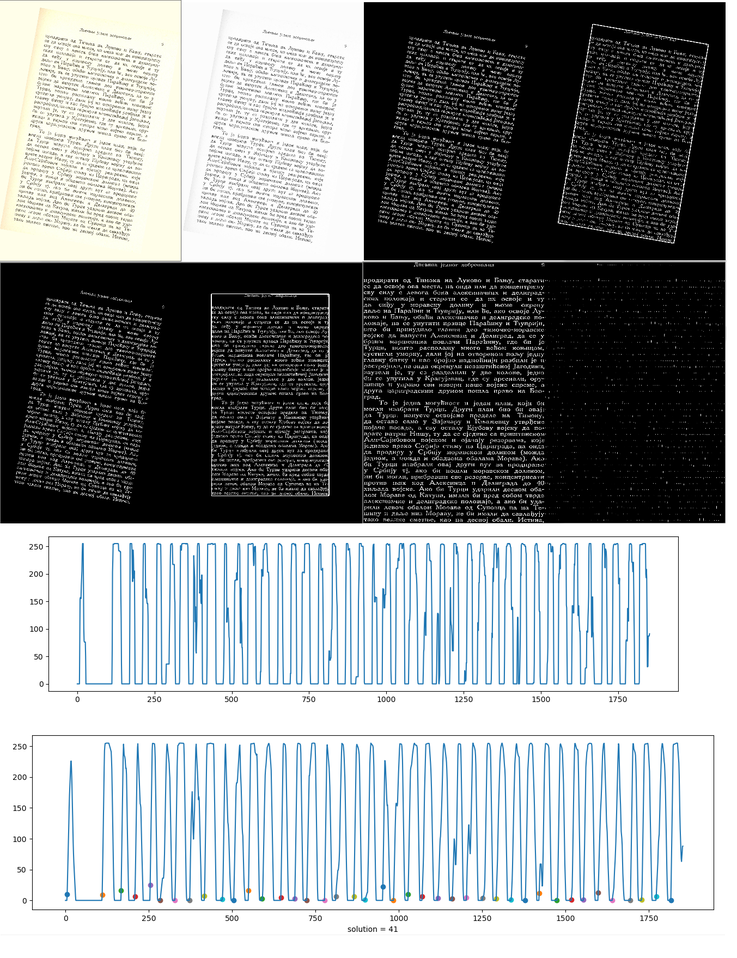
#> input picture 3 Line processor/process.png, 737 x 958 px, shrunk from 1353 x 1759 before the run
$ python lines.py
#> lines starting #> are read from the running program, lines starting #| are printed output that depends on the picture; after the words box and inside, x2 and y2 are one past the last pixel; in counts of white or black regions, pixels touching at a corner belong together
#> the answer given: process.png
#> further down, img is the input picture: shape (958, 737, 3); mean B, G, R 152.8, 151.1, 147.2
import cv2 as cv
import numpy as np

def count_lines(img):
    """Return the number of lines in the document."""
    # convert to black and white
    img_gray = cv.cvtColor(img, cv.COLOR_BGR2GRAY)
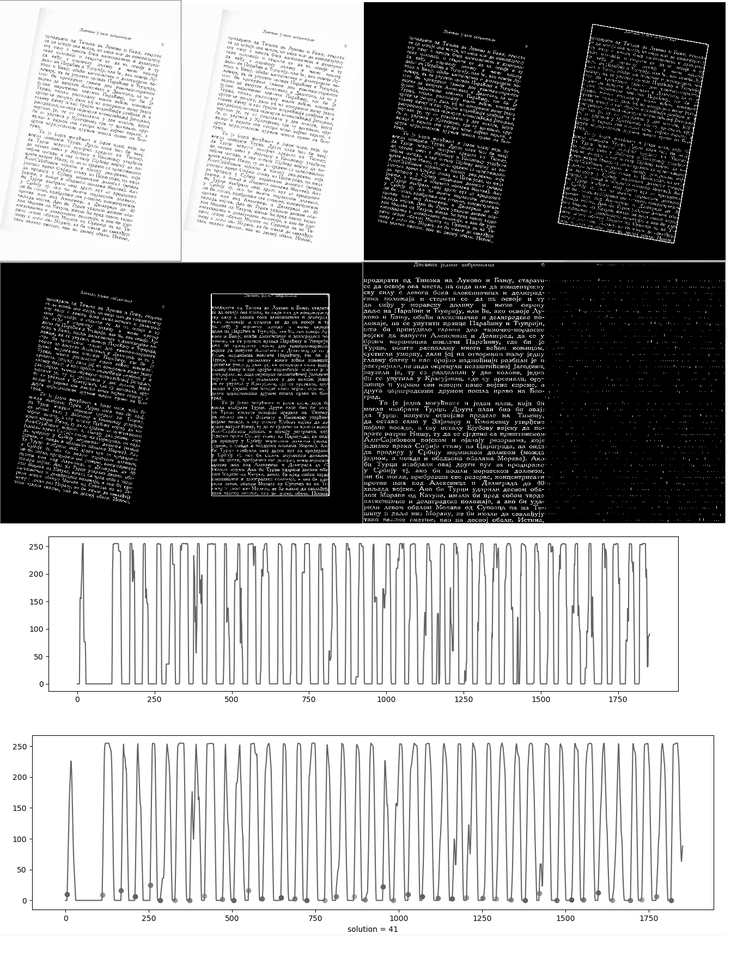
#> img_gray: shape (958, 737); min 0, max 255, mean 150.1
    img_bw = cv.adaptiveThreshold(img_gray, 255, cv.ADAPTIVE_THRESH_GAUSSIAN_C,
                                  cv.THRESH_BINARY_INV, 25, 29)
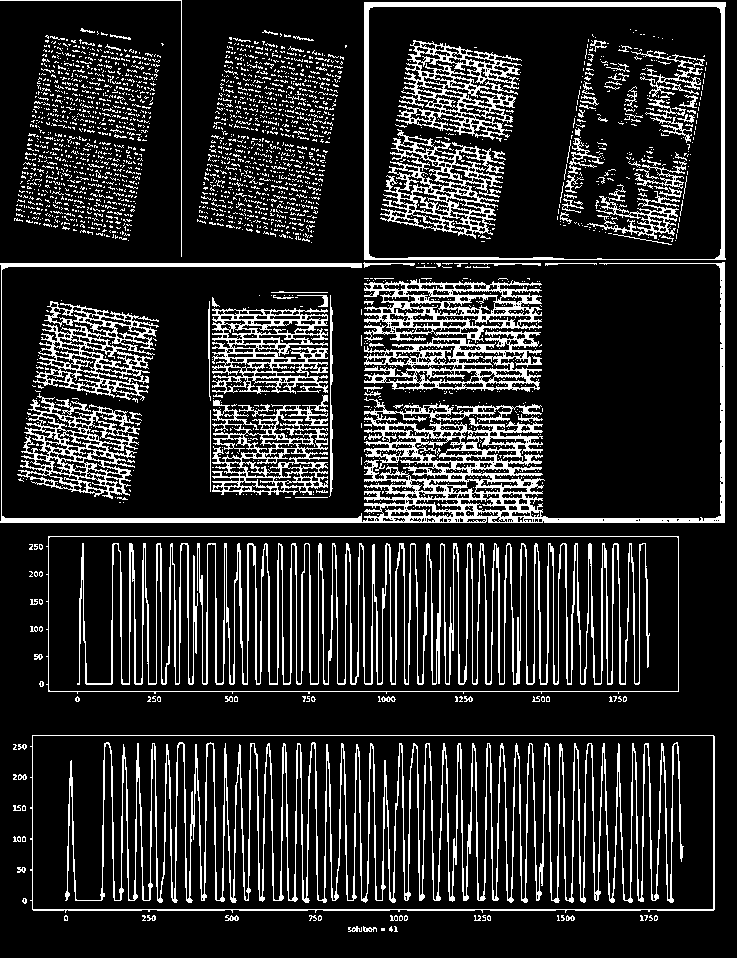
#> img_bw: shape (958, 737); 16.8% white in thin lines or dots
    # do a strong opening to remove noise and find bounding box
    img_bw_denoise = cv.morphologyEx(img_bw.copy(), cv.MORPH_OPEN, np.ones((3, 3), np.uint8))
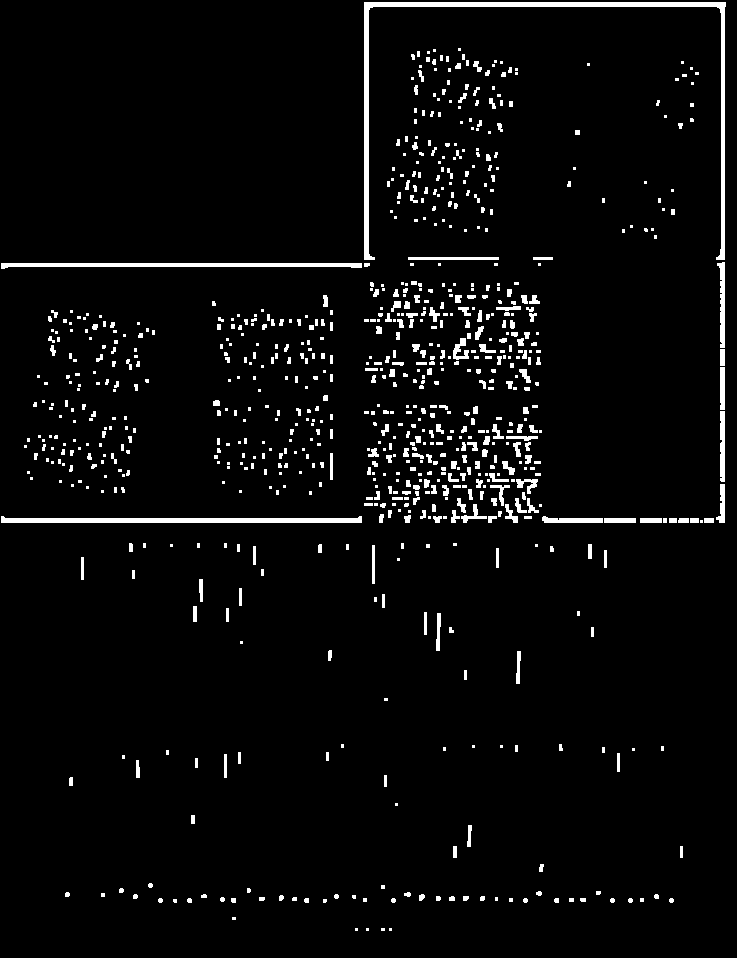
#> img_bw_denoise: shape (958, 737); 3.9% white; 817 white regions (475 under 20 px), largest, box (x1, y1, x2, y2) and area: (364, 2, 726, 260) 4152, (1, 516, 362, 523) 1819, (1, 263, 362, 269) 1466
    white_pixels = np.where(img_bw_denoise == 255)
#> white_pixels = 27418 positions, rows 2 to 930, columns 1 to 725
    coords = np.column_stack((white_pixels[1], white_pixels[0]))
#> coords = 27418 pairs, first value 1 to 725, second value 2 to 930
    rect = cv.minAreaRect(coords)
#> rect = ((363, 466), (928, 724), -90)
    box = np.int0(np.around(cv.boxPoints(rect)))
#> box = [[725, 930], [1, 930], [1, 2], [725, 2]]
    # create a rotation matrix to fix skew
    ang = -(90 + rect[2]) if rect[2] < -45 else -rect[2]
#> ang = 0
    (height, width) = img_bw_denoise.shape[:2]
#> height = 958; width = 737
    center = (width // 2, height // 2)
#> center = (368, 479)
    matrix = cv.getRotationMatrix2D(center, -ang, 1.0)
#> matrix = [[1, 0, 0], [0, 1, 0]]
    # do a weaker opening and rotate the image
    img_bw_curr = cv.morphologyEx(img_bw, cv.MORPH_OPEN, np.ones((2, 2), np.uint8))
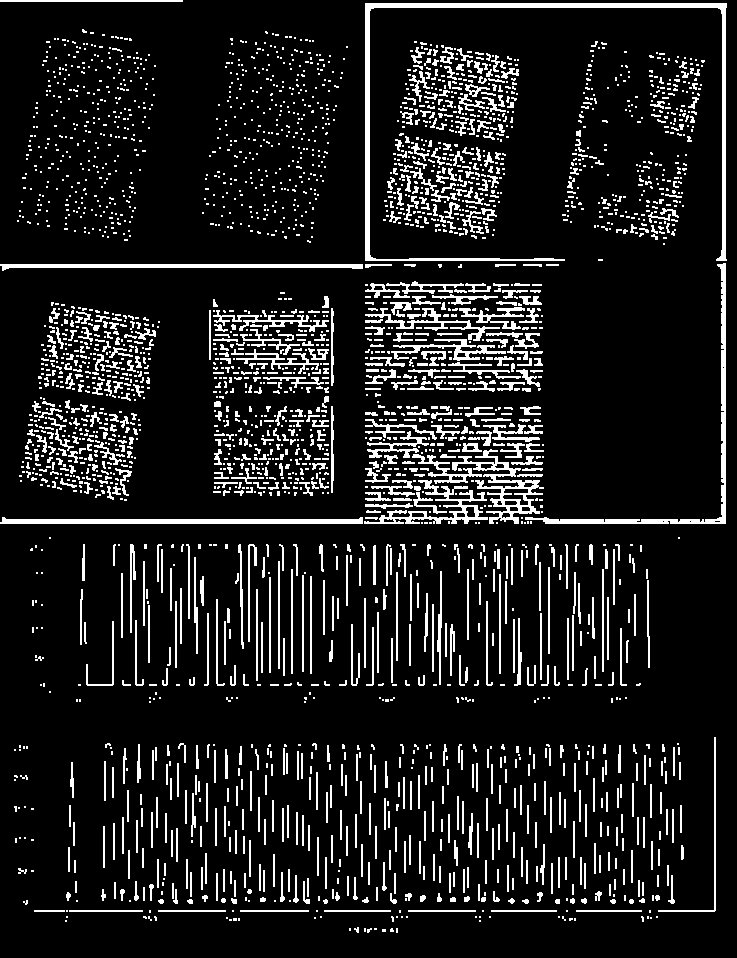
#> img_bw_curr: shape (958, 737); 11.6% white in thin lines or dots
    box_rotated = cv.transform(np.array([box]), matrix)
#> box_rotated = [[725, 930], [1, 930], [1, 2], [725, 2]]
    img_bw_rot = cv.warpAffine(img_bw_curr, matrix, (width, height),
                               flags=cv.INTER_CUBIC, borderMode=cv.BORDER_REPLICATE)
    # crop the image, remove parts outside the bounding box
    top_left = np.min(np.min(box_rotated, axis=1), axis=0)
#> top_left = [1, 2]
    bot_right = np.max(np.max(box_rotated, axis=1), axis=0)
#> bot_right = [725, 930]
    img_cropped = img_bw_rot[top_left[1]:bot_right[1], top_left[0]:bot_right[0]]
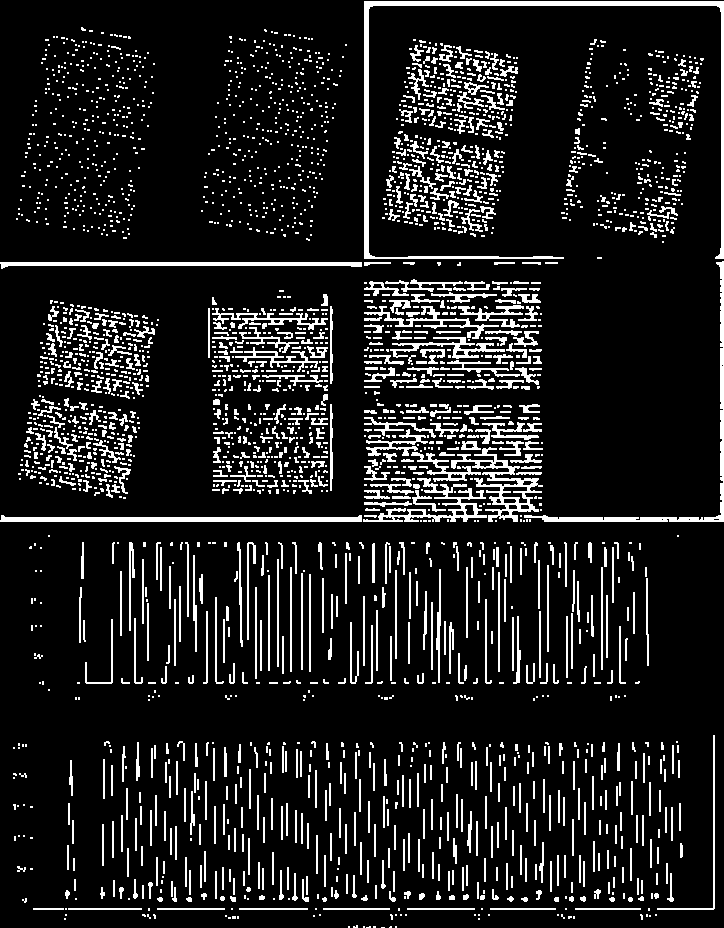
#> img_cropped: shape (928, 724); 12% white in thin lines or dots
    # do a vertical erosion to separate lines
    img_final = cv.erode(img_cropped, np.ones((15, 1), np.uint8), iterations=1)
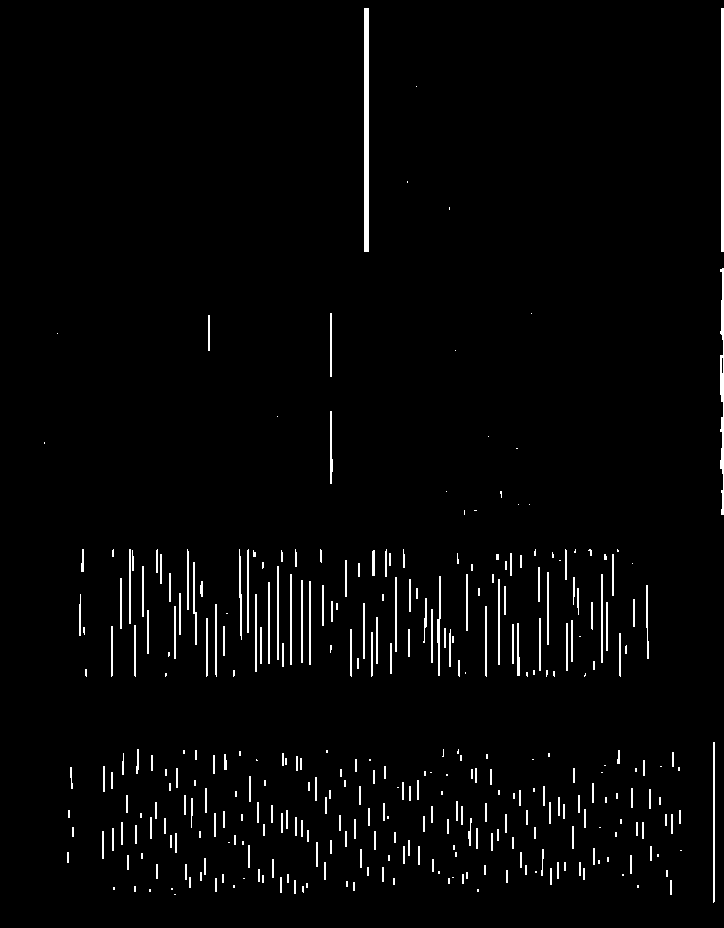
#> img_final: shape (928, 724); 2.4% white in thin lines or dots
    # extract the average of lightest 4 pixels from every row
    # this way short rows don't have a disadvantage but we are less
    # resistant to noise, so we have to do good noise removal
    vals = []
    for row in img_final:
        ind = np.argpartition(row, -4)[-4:]
        avg_good = np.average(row[ind])
        vals.append(int(np.around(avg_good)))
#> this loop made 928 passes
#> (ind, avg_good) on passes 1 to 3: ([240, 238, 239, 723], 0), ([240, 238, 239, 723], 0), ([240, 238, 239, 723], 0)
#> after the loop, vals = 928 values, max 255 at index 8, min 0 at index 0, mean 200.7
    # do some trivial smoothing
    vals_smooth = []
    for i, _ in enumerate(vals):
        left = max(0, i-3)
        right = min(len(vals), i+3+1)
        vals_smooth.append(np.average(vals[left:right]))
#> this loop made 928 passes
#> left on passes 1 to 3: 0, 0, 0
#> after the loop, vals_smooth = 928 values, max 255 at index 11, min 0 at index 0, mean 200.7
    # count rising edges and return the result
    cnt = 0
    for i, val_i in enumerate(vals_smooth):
        if val_i > 0 and (i == 0 or vals_smooth[i-1] == 0):
            cnt += 1
#> this loop made 928 passes
#> val_i on passes 1 to 12: 0, 0, 0, 0, 0, 36.43, 72.86, 109.3, 145.7, 182.1, 218.6, 255
#> after the loop, cnt = 4
    return cnt

if __name__ == "__main__":
    in_file = raw_input()
    img = cv.imread(in_file)
    print(count_lines(img))
#| 4
